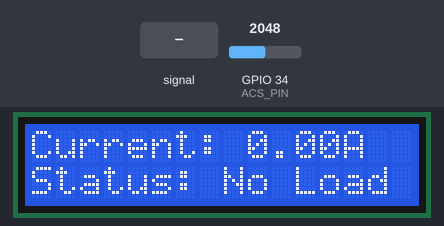
The sketch below on a simulated ESP32. Parts: 16×2 character LCD. The inputs (shaded band) are chosen by the test bench; at power-on: GPIO 34 (ACS_PIN) = 2048 (analog values on the 0–4095 scale). WiFi joins after 1.5 s; servers stay silent unless stated; what the sketch prints to the serial monitor is not drawn.

Above: at 4.9 s.
5.0 s: GPIO 34 (ACS_PIN) fed a 200 Hz sine of ±327 counts around its level
At 5.4 s:
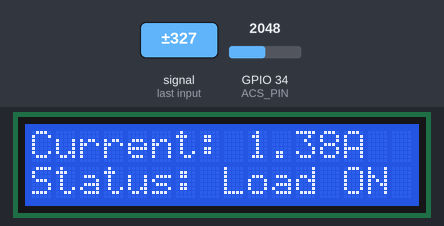
8.2 s: GPIO 34 (ACS_PIN) set to 2866
At 10.0 s:
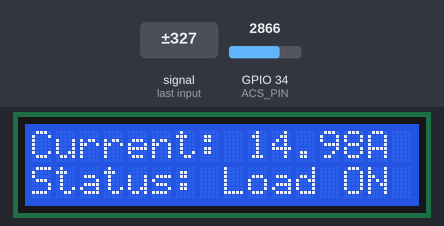
10.3 s: GPIO 34 (ACS_PIN) set to 2124
At 10.9 s:
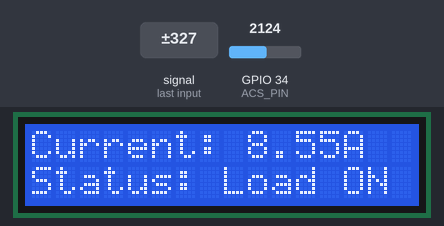
12.5 s: GPIO 34 (ACS_PIN) set to 2050
At 13.5 s:
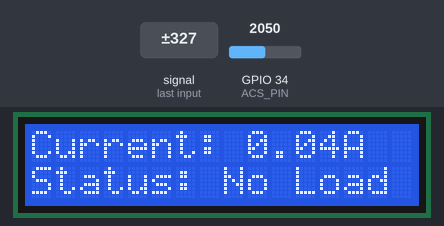
Timing chart, 0 to 15.5 s (numbered marks = the images above; inputs shaded):
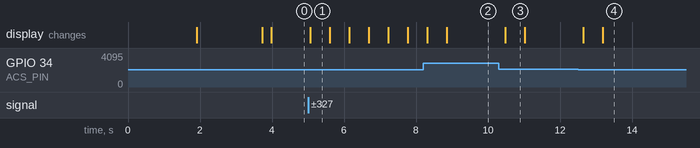

The sketch:

ac-current-monitor-with-esp32-blynk.ino
```cpp
/*
  AC/DC Current Monitor using ACS712 + ESP32 + I2C LCD + Blynk
  Tech Trends Shameer

  Same working logic as the Arduino Uno version (RMS current, noise-floor
  subtraction, auto-recalibration), adapted for ESP32:
    - ESP32 ADC is 12-bit (0-4095) and only tolerates 0-3.3V
    - ACS712 output (powered at 5V) swings up to ~5V, so it MUST go through
      a voltage divider before reaching the ESP32 pin - see wiring notes below.

  ---------------- WIRING: voltage divider (required) ----------------
  ACS712 OUT ---[ R1 = 10k ]---+---[ R2 = 20k ]--- GND
                                |
                          ESP32 GPIO34 (ADC1, input-only, safe pin)

  This divides the ACS712's 0-5V-ish output down to a safe 0-3.3V-ish range
  (ratio = R2/(R1+R2) = 0.667). The code below reconstructs the original
  sensor voltage mathematically, so all the current-calculation logic still
  works the same as before.
  Optional: add a 0.1uF ceramic capacitor from GPIO34 to GND to reduce noise.

  ---------------- WIRING: I2C LCD ----------------
  LCD SDA -> ESP32 GPIO21 (default)
  LCD SCL -> ESP32 GPIO22 (default)
  LCD VCC -> 3.3V or 5V (check your LCD backpack's rating)
  LCD GND -> GND

  ---------------- BLYNK SETUP ----------------
  1. In the Blynk app/console, create a new Template with one Datastream:
     Virtual Pin V0, type "Double", used for "Current (A)".
  2. Fill in BLYNK_TEMPLATE_ID, BLYNK_TEMPLATE_NAME, and BLYNK_AUTH_TOKEN
     below from your Blynk console.
  3. Add a Gauge or Value Display widget in the app bound to V0.
*/
#define BLYNK_TEMPLATE_ID "TMPL3edV1-sFs"
#define BLYNK_TEMPLATE_NAME "AC Current Monitor"
#define BLYNK_AUTH_TOKEN "c0pf5teZsdfgwNV0_vCtuiBSDG5Hg37Y-PDT"

#include <WiFi.h>
#include <BlynkSimpleEsp32.h>
#include <Wire.h>
#include <LiquidCrystal_I2C.h>

char ssid[] = "WiFi Username";
char pass[] = "WiFi Password";

BlynkTimer timer;

// ---------- I2C LCD ----------
LiquidCrystal_I2C lcd(0x27, 16, 2); // change to 0x3F if 0x27 doesn't work

// ---------- ACS712 + divider setup ----------
const int ACS_PIN = 34;               // ADC1 pin - safe to use with WiFi active
const float ACS_SENSITIVITY = 66.0;   // mV/A -> 185 (5A), 100 (20A), 66 (30A)
const float SENSOR_VCC = 5.0;         // ACS712's own supply voltage
const float ADC_VREF = 3.3;           // ESP32 ADC reference
const int ADC_RESOLUTION = 4095;      // 12-bit ADC
const float DIVIDER_RATIO = 20000.0 / (10000.0 + 20000.0); // R2 / (R1 + R2)

float zeroCurrentVoltage = SENSOR_VCC / 2.0; // auto-calibrated in setup()
float noiseFloorCurrent = 0.0;               // auto-calibrated in setup()

// ---------- Auto-recalibration (fixes drift automatically) ----------
const float IDLE_RAW_THRESHOLD = 0.5;
const int IDLE_STREAK_NEEDED = 5;
const unsigned long AUTO_CAL_COOLDOWN = 10000UL;
int idleStreak = 0;
unsigned long lastAutoCalMillis = 0;

float lastCurrent = 0.0;

void setup() {
  Serial.begin(115200);

  analogReadResolution(12);
  analogSetAttenuation(ADC_11db); // allows the full 0-3.3V range on this pin

  lcd.init();
  lcd.backlight();
  lcd.print("Current Monitor");
  lcd.setCursor(0, 1);
  lcd.print("Connecting WiFi");

  Blynk.begin(BLYNK_AUTH_TOKEN, ssid, pass);

  lcd.clear();
  lcd.print("Calibrating...");
  Serial.println("Calibrating zero-current point, keep load OFF...");
  runFullCalibration();
  delay(1000);
  lcd.clear();

  // Push a fresh reading to Blynk every 1 second
  timer.setInterval(1000L, sendToBlynk);
}

void loop() {
  Blynk.run();
  timer.run();

  float rawCurrent = readRawRMSCurrent();
  lastCurrent = applyNoiseCorrection(rawCurrent);

  if (rawCurrent < IDLE_RAW_THRESHOLD) {
    idleStreak++;
  } else {
    idleStreak = 0;
  }
  if (idleStreak >= IDLE_STREAK_NEEDED && (millis() - lastAutoCalMillis > AUTO_CAL_COOLDOWN)) {
    Serial.println("--- Auto-recalibrating (idle detected) ---");
    runFullCalibration();
    lastAutoCalMillis = millis();
    idleStreak = 0;
  }

  lcd.setCursor(0, 0);
  lcd.print("Current:        ");
  lcd.setCursor(9, 0);
  lcd.print(lastCurrent, 2);
  lcd.print("A   ");

  lcd.setCursor(0, 1);
  lcd.print("Status: ");
  lcd.print(lastCurrent < 0.05 ? "No Load   " : "Load ON   ");

  Serial.print("Current: ");
  Serial.print(lastCurrent, 3);
  Serial.print(" A  |  Status: ");
  Serial.println(lastCurrent < 0.05 ? "No Load" : "Load ON");

  delay(300);
}

void sendToBlynk() {
  Blynk.virtualWrite(V0, lastCurrent);
}

void runFullCalibration() {
  calibrateZeroPoint();
  Serial.print("Zero-current voltage: ");
  Serial.print(zeroCurrentVoltage, 3);
  Serial.println(" V");

  noiseFloorCurrent = readRawRMSCurrent();
  Serial.print("Measured noise floor: ");
  Serial.print(noiseFloorCurrent, 3);
  Serial.println(" A");
}

// Averages many samples with NO load connected to find the true
// zero-current voltage, at the ACTUAL sensor output (after undoing the
// voltage divider math).
void calibrateZeroPoint() {
  long sum = 0;
  const int samples = 2000;
  for (int i = 0; i < samples; i++) {
    sum += analogRead(ACS_PIN);
    delayMicroseconds(200);
  }
  float avgADC = (float)sum / samples;
  float adcVoltage = (avgADC * ADC_VREF) / ADC_RESOLUTION;
  zeroCurrentVoltage = adcVoltage / DIVIDER_RATIO; // undo the divider to get the real sensor voltage
}

// Samples over ~200ms and returns the RAW RMS current (no noise subtraction yet).
float readRawRMSCurrent() {
  const unsigned long sampleWindow = 200000UL;
  unsigned long startTime = micros();
  double sumSquares = 0;
  unsigned int sampleCount = 0;

  while (micros() - startTime < sampleWindow) {
    int adcValue = analogRead(ACS_PIN);
    float adcVoltage = (adcValue * ADC_VREF) / ADC_RESOLUTION;
    float sensorVoltage = adcVoltage / DIVIDER_RATIO; // reconstruct the real ACS712 output voltage
    float instCurrent = (sensorVoltage - zeroCurrentVoltage) / (ACS_SENSITIVITY / 1000.0);
    sumSquares += (double)instCurrent * instCurrent;
    sampleCount++;
  }

  float meanSquare = sumSquares / sampleCount;
  return sqrt(meanSquare);
}

// Removes the known noise floor (RMS values combine as sqrt(a^2 + b^2)).
float applyNoiseCorrection(float rawCurrent) {
  float adjusted = (rawCurrent * rawCurrent) - (noiseFloorCurrent * noiseFloorCurrent);
  float corrected = (adjusted > 0) ? sqrt(adjusted) : 0.0;
  if (corrected < 0.03) corrected = 0.0;
  return corrected;
}
```

Measured:
- the behaviour switches between 2051 and 2050 on GPIO 34 (ACS_PIN) (found by bisection; images 3 and 4)
- after the input at 5.0 s, the display: changes after 0.06 s (image 1)
- after the input at 8.2 s, the display: first changes after 0.11 s (image 2 shows a later state)
- after the input at 10.3 s, the display: changes after 0.18 s (image 3)
- after the input at 12.5 s, the display: first changes after 0.14 s (image 4 shows a later state)
- what the display in image 1 shows lasts 0.5 s, from 5.1 s to 5.6 s
